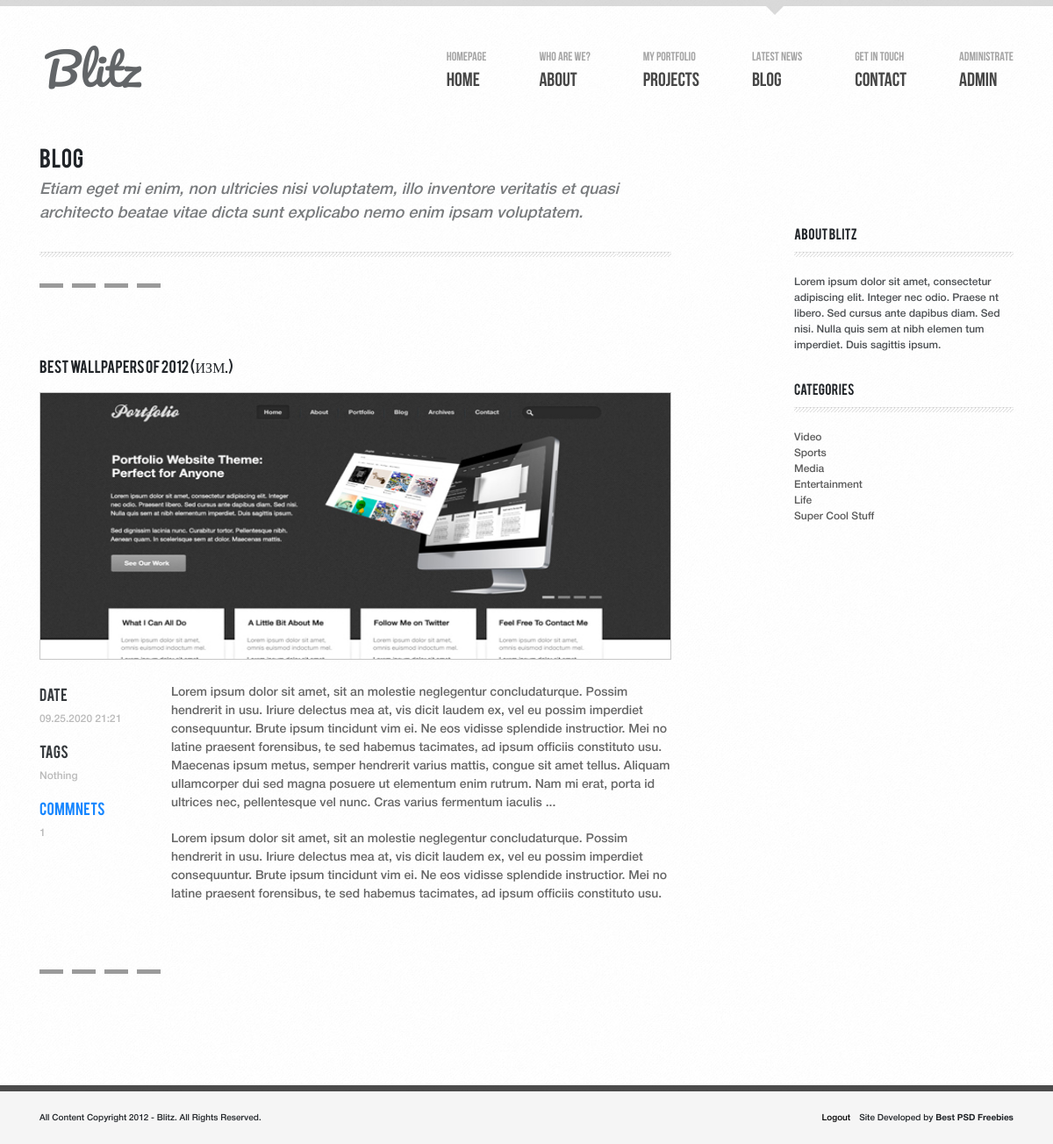
The app's page /blog&p=4 (signed in) with its own data.
### models.py (models this page shows, shortened)
class Posts(db.Model):
    id = db.Column(db.Integer, primary_key=True)
    title = db.Column(db.String(50), nullable=False)
    img_path = db.Column(db.String(100), default='../static/images/projects_img')
    date = db.Column(db.String(50), default=datetime.now().strftime("%B %d ,%Y"))
    tags = db.Column(db.String(50), nullable=False)
    text = db.Column(db.String(200), nullable=False)
    comments = db.relationship('Comments', uselist=False, backref='posts')

### view.py (the view)
@app.route('/blog&p=<int:page>')
def blog(page):
    posts = Posts.query.order_by(Posts.id).all()
    posts.reverse()
    i1 = page * 3 - 3
    i2 = page * 3
    posts = posts[i1:i2]
    count_pages = range(1, math.ceil(len(Posts.query.order_by(Posts.id).all()) / 3 + 1))
    def count_comms(id_post):
        comms = Comments.query.filter_by(id_post=id_post).all()
        return len(comms)
    return render_template('blog.html', posts=posts, count_comms=count_comms, count_pages=count_pages, page=page)

### templates/blog.html (shortened to what this page needs)
{% extends 'base.html' %}
{% block head %}
    <link rel="stylesheet" href="{{ url_for('static', filename='css/blog.css') }}">
    <link rel="stylesheet" href="{{ url_for('static', filename='css/media.css') }}">
{% endblock %}
{% block main %}
    <main class="main">
        <div class="container">
            <div class="blog-inner d-flex justify-content-between">
                <div class="main-of-blog">
                    <div class="blog-title">
                        <div class="title text-uppercase">Blog</div>
                        <div class="subtitle">
                            Etiam eget mi enim, non ultricies nisi voluptatem, illo inventore veritatis et quasi architecto beatae
                            vitae dicta sunt explicabo nemo enim ipsam voluptatem.
                        </div>
                        <hr class="line">
                    </div>
                    <section class="blog-content">
                        <div class="change-page-block mass1 d-flex">
                            {% for el in count_pages %}
                                <a href="/blog&p={{ el }}">
                                    <div class="btn-page" data-npage="{{ el }}"></div>
                                </a>
                            {% endfor %}
                        </div>
                        <div class="blog-items">
                            {% for el in posts %}
                            <div class="blog-item">
                                <div class="title text-uppercase">{{ el.title }}</div>
                                <img src="{{ el.img_path }}" alt="">
                                <div class="info d-flex">
                                    <div class="info-left">
                                        <div class="date">
                                            <div class="text text-uppercase">Date</div>
                                            <div class="value">{{ el.date }}</div>
                                        </div>
                                        <div class="tags">
                                            <div class="text text-uppercase">Tags</div>
                                            <div class="value">{{ el.tags }}</div>
                                        </div>
                                        <div class="comments">
                                            <a href="/blog/comments&id_post={{ el.id }}" class="text text-uppercase">Commnets</a>
                                            <div class="value">{{ count_comms(el.id) }}</div>
                                        </div>
                                    </div>
                                    <div class="info-right">
                                        <div class="text d-flex flex-wrap">{{ el.text }}</div>
                                        <div class="text">Lorem ipsum dolor sit amet, sit an molestie neglegentur concludaturque. Possim hendrerit in usu. Iriure delectus mea at, vis dicit laudem ex, vel eu possim imperdiet consequuntur. Brute ipsum tincidunt vim ei. Ne eos vidisse splendide instructior. Mei no latine praesent forensibus, te sed habemus tacimates, ad ipsum officiis constituto usu.</div>
                                    </div>
                                </div>
                            </div>
                            {% endfor %}
                        </div>
                        <div class="change-page-block mass2 d-flex">
                            {% for el in count_pages %}
                                <a href="/blog&p={{ el }}">
                                    <div class="btn-page" data-npage="{{ el }}"></div>
                                </a>
                            {% endfor %}
                        </div>
                    </section>
                </div>
                <aside class="aside">
                    <div class="about-blitz">
                        <div class="title text-uppercase">About blitz</div>
                        <hr class="line">
                        <div class="text">Lorem ipsum dolor sit amet, consectetur adipiscing elit. Integer nec odio. Praese nt libero. Sed cursus ante dapibus diam. Sed nisi. Nulla quis sem at nibh elemen tum imperdiet. Duis sagittis ipsum. </div>
                    </div>
                    <div class="categories">
                        <div class="title text-uppercase">Categories</div>
                        <hr class="line">
                        <div class="text">
                            <a href="#">Video</a>
                            <a href="#">Sports</a>
                            <a href="#">Media</a>
                            <a href="#">Entertainment</a>
                            <a href="#">Life</a>
                            <a href="#">Super Cool Stuff</a>
                        </div>
                    </div>
                </aside>
            </div>
        </div>
    </main>
{% endblock %}

### static/css/footer.css (style rules this page uses)
html { font-size: 10px; color: #474747; }

### static/css/blog.css (style rules this page uses)
html { font-size: 10px; color: #474747; }
body { background: url('../images/body_bg1.jpg'); }
a { text-decoration: none; }
.line { height: 5px; background: url('../images/line.jpg'); }
.blog-title { width: 72rem; }
.blog-title .title { font-family: 'Bebas' ,serif; font-size: 2.4rem; padding-bottom: .6rem; }
.blog-title .subtitle { font-family: 'Helvetica Neue',serif; font-size: 1.8rem; font-style: italic; opacity: .6; font-weight: 400; padding-bottom: 2rem; }
.line { height: 5px; background-color: #000; opacity: .7; }
.blog-item { width: 72rem }
.blog-item .title { font-size: 1.6rem; font-family: 'Bebas', serif; padding: 4rem 0 1.8rem 0; }
.blog-item img { width: 72rem; height: 30.5rem; border: 1px solid #c7c7c7; }
.blog-item .info { padding: 2.7rem 0 5.5rem 0; }
.info-left { min-width: 10rem; }
.blog-item .info-left .text { font-size: 1.6rem; font-family: 'Bebas', serif; opacity: .9; }
.blog-item .info-left .value { font-family: 'Helvetica Neue', serif; color: #bababa; font-size: 1.2rem; padding: .8rem 0 1.5rem; }
.blog-item .info-right { font-family: 'Helvetica Neue', serif; font-size: 1.4rem; color: #414141; opacity: .8; padding-left: 5rem; }
.text:last-child { padding-top: 2rem; }
.change-page-block .btn-page { width: 2.7rem; height: 0.5rem; margin-right: 1rem; margin-bottom: 3.7rem; border-radius: 0; background-color: #9a9a9a; }
.change-page-block .btn-page:first-child { margin-top: 2rem; }
.aside { width: 25rem; padding-top: 8.54%; }
.aside .title { font-family: 'Bebas', serif; font-size: 1.4rem; }
.aside .text { font-family: 'Helvetica Neue', sans-serif; font-size: 1.2rem; opacity: .8; padding-top: 1rem; padding-bottom: 3rem; }
.aside .categories .text { display: flex; flex-direction: column; }
.aside .text a { font-family: 'Helvetica Neue', sans-serif; font-size: 1.2rem; color: #000; opacity: .8; text-decoration: none; }

### records on screen
Posts: title "BEST WALLPAPERS OF 2012 (ИЗМ.)", img_path (picture), date "09.25.2020 21:21", tags "Nothing", id "1", text "Lorem ipsum dolor sit amet, sit an molestie neglegentur concludaturque. Possim hendrerit in usu. Iriure delectus mea at, vis dicit laudem ex, vel eu possim imperdiet consequuntur. Brute ipsum tincidunt vim ei. Ne eos vidisse splendide instructior. Mei no latine praesent forensibus, te sed habemus tacimates, ad ipsum officiis constituto usu. Maecenas ipsum metus, semper hendrerit varius mattis, congue sit amet tellus. Aliquam ullamcorper dui sed magna posuere ut elementum enim rutrum. Nam mi erat, porta id ultrices nec, pellentesque vel nunc. Cras varius fermentum iaculis ..."
